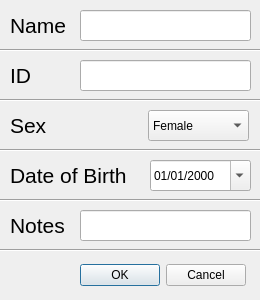
<?xml version="1.0" encoding="UTF-8"?>
<ui version="4.0">
 <class>NewPatient</class>
 <widget class="QDialog" name="NewPatient">
  <property name="geometry">
   <rect>
    <x>0</x>
    <y>0</y>
    <width>260</width>
    <height>300</height>
   </rect>
  </property>
  <property name="windowTitle">
   <string>New Patient</string>
  </property>
  <widget class="QDialogButtonBox" name="buttonBox">
   <property name="geometry">
    <rect>
     <x>80</x>
     <y>260</y>
     <width>166</width>
     <height>31</height>
    </rect>
   </property>
   <property name="standardButtons">
    <set>QDialogButtonBox::Cancel|QDialogButtonBox::Ok</set>
   </property>
  </widget>
  <widget class="QLabel" name="label_sex">
   <property name="geometry">
    <rect>
     <x>10</x>
     <y>110</y>
     <width>41</width>
     <height>31</height>
    </rect>
   </property>
   <property name="font">
    <font>
     <pointsize>16</pointsize>
    </font>
   </property>
   <property name="text">
    <string>Sex</string>
   </property>
  </widget>
  <widget class="QLabel" name="label_dob">
   <property name="geometry">
    <rect>
     <x>10</x>
     <y>160</y>
     <width>141</width>
     <height>31</height>
    </rect>
   </property>
   <property name="font">
    <font>
     <pointsize>16</pointsize>
    </font>
   </property>
   <property name="text">
    <string>Date of Birth</string>
   </property>
  </widget>
  <widget class="QComboBox" name="comboBox_sex">
   <property name="geometry">
    <rect>
     <x>148</x>
     <y>110</y>
     <width>101</width>
     <height>31</height>
    </rect>
   </property>
   <item>
    <property name="text">
     <string>Female</string>
    </property>
   </item>
   <item>
    <property name="text">
     <string>Male</string>
    </property>
   </item>
  </widget>
  <widget class="Line" name="line_1">
   <property name="geometry">
    <rect>
     <x>0</x>
     <y>40</y>
     <width>261</width>
     <height>20</height>
    </rect>
   </property>
   <property name="orientation">
    <enum>Qt::Horizontal</enum>
   </property>
  </widget>
  <widget class="Line" name="line_2">
   <property name="geometry">
    <rect>
     <x>0</x>
     <y>90</y>
     <width>261</width>
     <height>20</height>
    </rect>
   </property>
   <property name="orientation">
    <enum>Qt::Horizontal</enum>
   </property>
  </widget>
  <widget class="Line" name="line_3">
   <property name="geometry">
    <rect>
     <x>0</x>
     <y>140</y>
     <width>261</width>
     <height>20</height>
    </rect>
   </property>
   <property name="orientation">
    <enum>Qt::Horizontal</enum>
   </property>
  </widget>
  <widget class="QDateEdit" name="dobEdit">
   <property name="geometry">
    <rect>
     <x>150</x>
     <y>160</y>
     <width>101</width>
     <height>31</height>
    </rect>
   </property>
   <property name="displayFormat">
    <string>dd/MM/yyyy</string>
   </property>
   <property name="calendarPopup">
    <bool>true</bool>
   </property>
  </widget>
  <widget class="QLabel" name="label_name">
   <property name="geometry">
    <rect>
     <x>10</x>
     <y>10</y>
     <width>81</width>
     <height>31</height>
    </rect>
   </property>
   <property name="font">
    <font>
     <pointsize>16</pointsize>
    </font>
   </property>
   <property name="text">
    <string>Name</string>
   </property>
  </widget>
  <widget class="QLineEdit" name="nameEdit">
   <property name="geometry">
    <rect>
     <x>80</x>
     <y>10</y>
     <width>171</width>
     <height>31</height>
    </rect>
   </property>
  </widget>
  <widget class="QLabel" name="label_id">
   <property name="geometry">
    <rect>
     <x>10</x>
     <y>60</y>
     <width>81</width>
     <height>31</height>
    </rect>
   </property>
   <property name="font">
    <font>
     <pointsize>16</pointsize>
    </font>
   </property>
   <property name="text">
    <string>ID</string>
   </property>
  </widget>
  <widget class="QLineEdit" name="idEdit">
   <property name="geometry">
    <rect>
     <x>80</x>
     <y>60</y>
     <width>171</width>
     <height>31</height>
    </rect>
   </property>
  </widget>
  <widget class="QLabel" name="label_notes">
   <property name="geometry">
    <rect>
     <x>10</x>
     <y>210</y>
     <width>61</width>
     <height>31</height>
    </rect>
   </property>
   <property name="font">
    <font>
     <pointsize>16</pointsize>
    </font>
   </property>
   <property name="text">
    <string>Notes</string>
   </property>
  </widget>
  <widget class="QLineEdit" name="notesEdit">
   <property name="geometry">
    <rect>
     <x>80</x>
     <y>210</y>
     <width>171</width>
     <height>31</height>
    </rect>
   </property>
   <property name="text">
    <string/>
   </property>
  </widget>
  <widget class="Line" name="line_4">
   <property name="geometry">
    <rect>
     <x>0</x>
     <y>190</y>
     <width>261</width>
     <height>20</height>
    </rect>
   </property>
   <property name="orientation">
    <enum>Qt::Horizontal</enum>
   </property>
  </widget>
  <widget class="Line" name="line_5">
   <property name="geometry">
    <rect>
     <x>0</x>
     <y>240</y>
     <width>261</width>
     <height>20</height>
    </rect>
   </property>
   <property name="orientation">
    <enum>Qt::Horizontal</enum>
   </property>
  </widget>
 </widget>
 <resources/>
 <connections/>
</ui>
